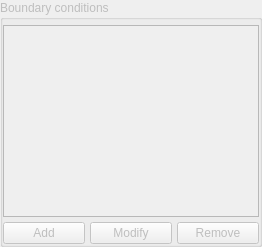
              <widget class="QWidget" name="tab_3">
               <attribute name="title">
                <string>BCs</string>
               </attribute>
               <layout class="QGridLayout" name="gridLayout_7">
                <property name="leftMargin">
                 <number>0</number>
                </property>
                <property name="topMargin">
                 <number>0</number>
                </property>
                <property name="rightMargin">
                 <number>0</number>
                </property>
                <property name="bottomMargin">
                 <number>0</number>
                </property>
                <property name="spacing">
                 <number>5</number>
                </property>
                <item row="0" column="0">
                 <widget class="QGroupBox" name="bc_box">
                  <property name="enabled">
                   <bool>false</bool>
                  </property>
                  <property name="sizePolicy">
                   <sizepolicy hsizetype="Expanding" vsizetype="Preferred">
                    <horstretch>1</horstretch>
                    <verstretch>0</verstretch>
                   </sizepolicy>
                  </property>
                  <property name="title">
                   <string>Boundary conditions</string>
                  </property>
                  <layout class="QGridLayout" name="gridLayout_12">
                   <property name="leftMargin">
                    <number>0</number>
                   </property>
                   <property name="topMargin">
                    <number>5</number>
                   </property>
                   <property name="rightMargin">
                    <number>0</number>
                   </property>
                   <property name="bottomMargin">
                    <number>0</number>
                   </property>
                   <property name="spacing">
                    <number>5</number>
                   </property>
                   <item row="0" column="0" colspan="3">
                    <widget class="QTableWidget" name="bcList">
                     <property name="sizePolicy">
                      <sizepolicy hsizetype="Expanding" vsizetype="Expanding">
                       <horstretch>1</horstretch>
                       <verstretch>0</verstretch>
                      </sizepolicy>
                     </property>
                     <property name="toolTip">
                      <string>List of boundary conditions added to the current equation</string>
                     </property>
                     <property name="editTriggers">
                      <set>QAbstractItemView::NoEditTriggers</set>
                     </property>
                     <property name="alternatingRowColors">
                      <bool>true</bool>
                     </property>
                     <property name="selectionMode">
                      <enum>QAbstractItemView::ExtendedSelection</enum>
                     </property>
                     <property name="selectionBehavior">
                      <enum>QAbstractItemView::SelectRows</enum>
                     </property>
                     <attribute name="horizontalHeaderVisible">
                      <bool>false</bool>
                     </attribute>
                     <attribute name="horizontalHeaderCascadingSectionResizes">
                      <bool>false</bool>
                     </attribute>
                     <attribute name="horizontalHeaderDefaultSectionSize">
                      <number>118</number>
                     </attribute>
                     <attribute name="horizontalHeaderHighlightSections">
                      <bool>false</bool>
                     </attribute>
                     <attribute name="horizontalHeaderShowSortIndicator" stdset="0">
                      <bool>false</bool>
                     </attribute>
                     <attribute name="horizontalHeaderStretchLastSection">
                      <bool>true</bool>
                     </attribute>
                     <attribute name="verticalHeaderVisible">
                      <bool>false</bool>
                     </attribute>
                     <attribute name="verticalHeaderDefaultSectionSize">
                      <number>30</number>
                     </attribute>
                     <attribute name="verticalHeaderHighlightSections">
                      <bool>false</bool>
                     </attribute>
                     <column>
                      <property name="text">
                       <string>Face</string>
                      </property>
                      <property name="textAlignment">
                       <set>AlignLeading|AlignVCenter</set>
                      </property>
                     </column>
                     <column>
                      <property name="text">
                       <string>BC</string>
                      </property>
                      <property name="textAlignment">
                       <set>AlignLeading|AlignVCenter</set>
                      </property>
                     </column>
                    </widget>
                   </item>
                   <item row="1" column="0">
                    <widget class="QPushButton" name="btnAddBC">
                     <property name="toolTip">
                      <string>Add a new boundary condition</string>
                     </property>
                     <property name="text">
                      <string>Add</string>
                     </property>
                    </widget>
                   </item>
                   <item row="1" column="1">
                    <widget class="QPushButton" name="btnModifyBC">
                     <property name="toolTip">
                      <string>Modify the selected boundary condition</string>
                     </property>
                     <property name="text">
                      <string>Modify</string>
                     </property>
                    </widget>
                   </item>
                   <item row="1" column="2">
                    <widget class="QPushButton" name="btnRemoveBC">
                     <property name="toolTip">
                      <string>Remove the selected boundary condition</string>
                     </property>
                     <property name="text">
                      <string>Remove</string>
                     </property>
                    </widget>
                   </item>
                  </layout>
                 </widget>
                </item>
               </layout>
              </widget>
